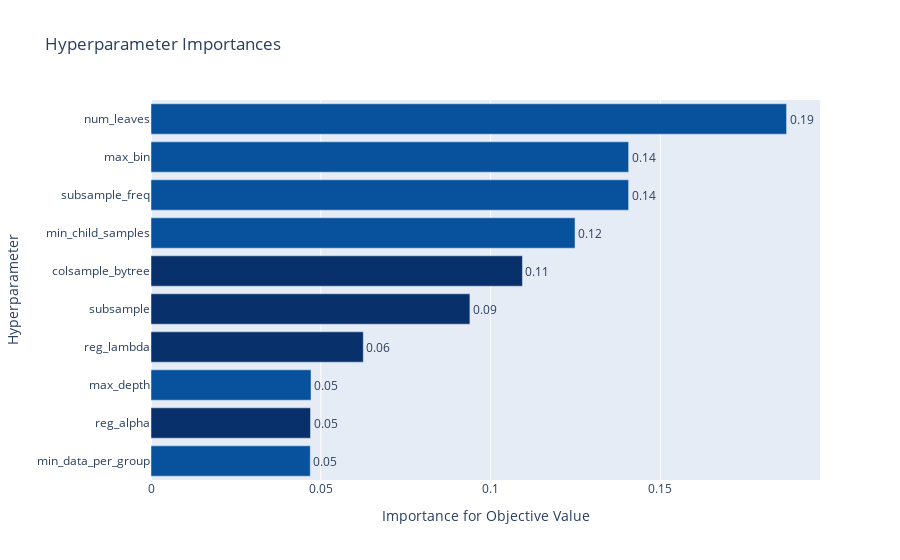

The notebook cell saved with this chart:
### Code cell
# Importance
plot_param_importances(study)

### Figure 1 — Plotly figure (JSON) as saved in the notebook; plotly's stock layout.template omitted (floating-point values rounded to 4 significant figures)
{"data": [{"cliponaxis": false, "hovertemplate": ["min_data_per_group (IntUniformDistribution): 0.04689673814514998<extra></extra>", "reg_alpha (LogUniformDistribution): 0.04696623616434996<extra></extra>", "max_depth (IntUniformDistribution): 0.04711672841828872<extra></extra>", "reg_lambda (LogUniformDistribution): 0.06251040472946173<extra></extra>", "subsample (UniformDistribution): 0.09390065106641127<extra></extra>", "colsample_bytree (UniformDistribution): 0.10936518309365753<extra></extra>", "min_child_samples (IntUniformDistribution): 0.12485227014941933<extra></extra>", "subsample_freq (IntUniformDistribution): 0.14062351249133645<extra></extra>", "max_bin (IntUniformDistribution): 0.1406374166392067<extra></extra>", "num_leaves (IntUniformDistribution): 0.18713085910271832<extra></extra>"], "marker": {"color": ["rgb(8,81,156)", "rgb(8,48,107)", "rgb(8,81,156)", "rgb(8,48,107)", "rgb(8,48,107)", "rgb(8,48,107)", "rgb(8,81,156)", "rgb(8,81,156)", "rgb(8,81,156)", "rgb(8,81,156)"]}, "orientation": "h", "text": ["0.04689673814514998", "0.04696623616434996", "0.04711672841828872", "0.06251040472946173", "0.09390065106641127", "0.10936518309365753", "0.12485227014941933", "0.14062351249133645", "0.1406374166392067", "0.18713085910271832"], "textposition": "outside", "texttemplate": "%{text:.2f}", "type": "bar", "x": [0.0469, 0.04697, 0.04712, 0.06251, 0.0939, 0.1094, 0.1249, 0.1406, 0.1406, 0.1871], "y": ["min_data_per_group", "reg_alpha", "max_depth", "reg_lambda", "subsample", "colsample_bytree", "min_child_samples", "subsample_freq", "max_bin", "num_leaves"]}], "layout": {"showlegend": false, "title": {"text": "Hyperparameter Importances"}, "xaxis": {"title": {"text": "Importance for Objective Value"}}, "yaxis": {"title": {"text": "Hyperparameter"}}}}
